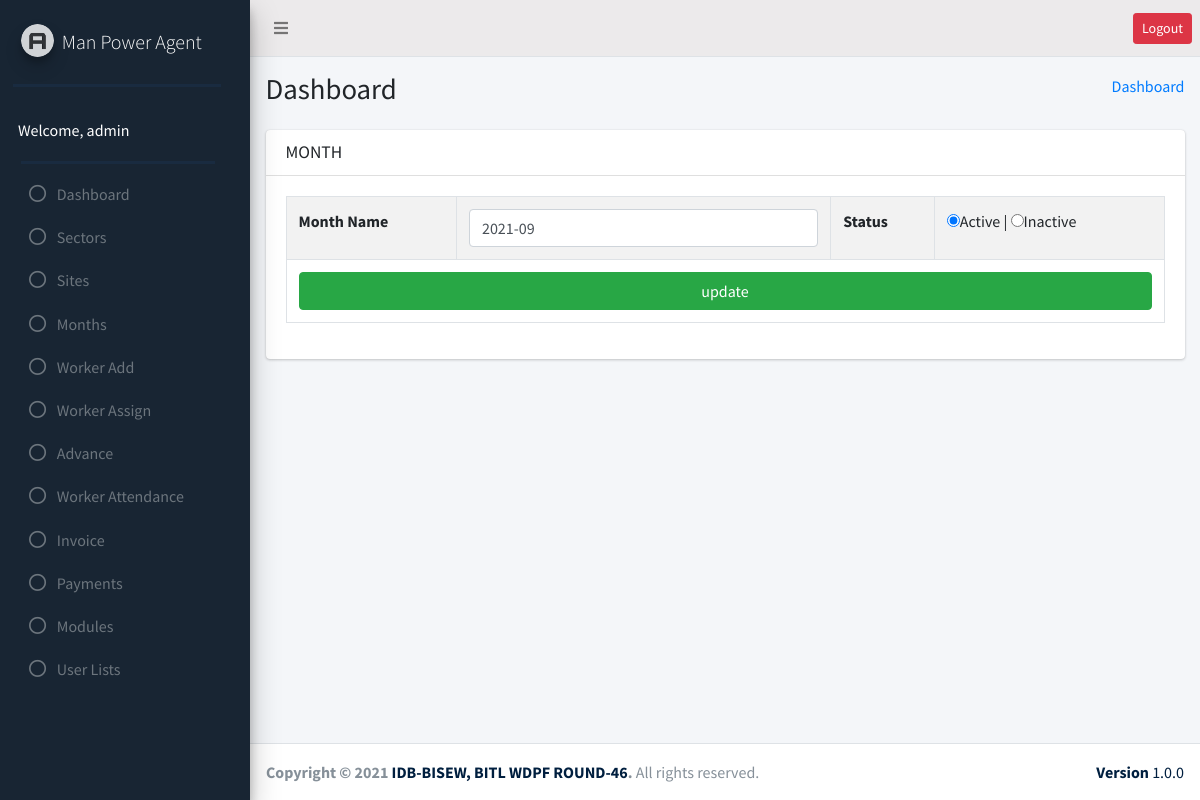
/month/month_edit.php?id=1 (signed in), run on the app's committed database.
### tables this page shows
CREATE TABLE `user_role` (
  `id` int(11) NOT NULL,
  `adminID` int(11) NOT NULL,
  `sites_edit` int(50) DEFAULT NULL,
  `sites_delete` int(50) DEFAULT NULL,
  `sectors_edit` int(50) DEFAULT NULL,
  `sectors_delete` int(50) DEFAULT NULL,
  `add_worker_edit` int(50) DEFAULT NULL,
  `add_worker_delete` int(50) DEFAULT NULL,
  `worker_assign_edit` int(50) DEFAULT NULL,
  `worker_assign_delete` int(50) DEFAULT NULL,
  `advance_edit` int(50) DEFAULT NULL,
  `advance_delete` int(50) DEFAULT NULL,
  `payments_edit` int(50) DEFAULT NULL,
  `payments_delete` int(50) DEFAULT NULL,
  `month_edit` int(50) DEFAULT NULL,
  `month_delete` int(50) DEFAULT NULL,
  `modules_edit` int(50) DEFAULT NULL,
  `modules_delete` int(50) DEFAULT NULL,
  `user_lists_edit` int(50) DEFAULT NULL,
  `user_lists_delete` int(50) DEFAULT NULL,
  `worker_attendance_edit` int(11) NOT NULL,
  `worker_attendance_delete` int(11) NOT NULL,
  `invoice_edit` int(11) NOT NULL,
  `invoice_delete` int(11) NOT NULL
);

CREATE TABLE `month` (
  `id` int(11) NOT NULL,
  `month_name` varchar(255) NOT NULL,
  `status` enum('active','inactive') NOT NULL
);

### month/month_edit.php (the view, shortened to what this page needs)
<?php
require_once("../header.php");
require_once("../sidebar.php");
$id=$_GET['id'];
$edit=$conn->query("SELECT * FROM month WHERE id=$id");
$update=$edit->fetch_assoc();
 ?>
<section class="content-header">
    <div class="container-fluid">
        <div class="row mb-2">
            <div class="col-sm-6">
                <h1>Dashboard</h1>
            </div>
            <div class="col-sm-6">
                <ol class="breadcrumb float-sm-right">
                    <li class="breadcrumb-item"><a href="#">Dashboard</a></li>
                </ol>
            </div>
        </div>
    </div>
</section>
<section class="content">
    <div class="container-fluid">
        <div class="row">
            <div class="col-md-12">
                <div class="card">
                    <div class="card-header">
                        <h2 class="card-title text-center">
                         MONTH
                     </h2>
                 </div>
                 <div class="card-body">
                    <form action="" method="post">
                        <table class="table table-bordered  table-striped table-hover">
                        <tr>
                            <th>Month Name</th>
                            <td>
                                <input type="text" name="month_name" class="form-control" value="<?php echo $update['month_name'] ?>">
                            </td>
                            <th>Status</th>
                     <td>
                    <input type="radio" name="status" value="active"<?php if($update['status']=='active'){ echo "checked"; } ?>><span>Active</span> |
                    <input type="radio" name="status" value="inactive"<?php if($update['status']=='Inactive'){ echo "checked"; } ?>><span>Inactive</span>
                    </td>
                    </tr>
                    <tr>
                    <td colspan="8">
                            <input type="submit" name="submit" value="update" class="btn btn-block btn-success">
                    </td>
                    </tr>
                </table>
            </form>
        </div>
    </div>
</div>
</div>
</div>
</section>
<?php require("../footer.php"); ?>

### sidebar.php (shortened to what this page needs)
 <?php
    $serverName = 'http://'.$_SERVER['SERVER_NAME'].'/man_power_agent';
    require_once("db_config.php");
?>
 <aside class="main-sidebar bg-success pt-14  elevation-4">
   <a href="" class="brand-link">
     <img src="<?= $serverName; ?>/assets/images/AdminLTELogo.png"
       alt="AdminLTE Logo" class="brand-image img-circle elevation-3" style="opacity: .8">
     <span class="brand-text font-weight-light">Man Power Agent</span>
   </a>
   <div class="bb-2"></div>
   <div class="sidebar">
     <div class="user-panel mt-3  d-flex">
       <div class="info text-white">
         Welcome, <?= $_SESSION['name']; ?>
       </div>
     </div>
     <div class="bb-2"></div>
     <nav class="mt-2">
       <ul class="nav nav-pills nav-sidebar flex-column" data-widget="treeview" role="menu" data-accordion="false">
       <li class="nav-item">
           <a href="http://localhost/man_power_agent/dashboard.php" class="nav-link">
             <i class="far fa-circle nav-icon"></i>
             <p>Dashboard</p>
           </a>
         </li>
         <?php
         $result = $conn->query("SELECT * FROM `admin`");
           while ($row = $result->fetch_assoc()) {
               if ($_SESSION['name'] == $row['name']) {
                   $id = $_SESSION['id'];
                   if ($row['status'] =='active') {
                       $userRoleTable= $conn->query("SELECT * FROM `user_role` JOIN admin ON admin.id= user_role.adminID WHERE `adminID`= $id");
                       while ($roleRow = $userRoleTable->fetch_assoc()) {
                           ?>
        <?php
           if ($roleRow['sectors_edit'] == '1'  || $roleRow['sectors_delete'] == '1') {
               ?>
         <li class="nav-item">
           <a href="http://localhost/man_power_agent/sectors/sectors.php" class="nav-link">
             <i class="far fa-circle nav-icon"></i>
             <p>Sectors</p>
           </a>
         </li>
         <?php
           }
           if ($roleRow['sites_edit'] == '1'  || $roleRow['sites_delete'] == '1') {
               ?>
         <li class="nav-item">
           <a href="http://localhost/man_power_agent/sites/sites.php" class="nav-link">
             <i class="far fa-circle nav-icon"></i>
             <p>Sites</p>
           </a>
         </li>
         <?php
           }
           if ($roleRow['month_edit'] == '1'  || $roleRow['month_delete'] == '1') { ?>
         <li class="nav-item">
           <a href="http://localhost/man_power_agent/month/month.php" class="nav-link">
             <i class="far fa-circle nav-icon"></i>
             <p>Months</p>
           </a>
         </li>
         <?php } ?>
        <?php  if ($roleRow['add_worker_edit'] == '1'  || $roleRow['add_worker_delete'] == '1') { ?>
         <li class="nav-item">
           <a href="http://localhost/man_power_agent/add_worker/add_worker.php" class="nav-link">
             <i class="far fa-circle nav-icon"></i>
             <p>Worker Add</p>
           </a>
         </li>
         <?php } ?>
         <?php  if ($roleRow['worker_assign_edit'] == '1'  || $roleRow['worker_assign_delete'] == '1') { ?>
         <li class="nav-item">
           <a href="http://localhost/man_power_agent/worker_assign/worker_assign.php" class="nav-link">
             <i class="far fa-circle nav-icon"></i>
             <p>Worker Assign</p>
           </a>
         </li>
         <?php  } ?>
         <?php  if ($roleRow['advance_edit'] == '1'  || $roleRow['advance_delete'] == '1') { ?>
         <li class="nav-item">
           <a href="http://localhost/man_power_agent/advance/advance.php" class="nav-link">
             <i class="far fa-circle nav-icon"></i>
             <p>Advance</p>
           </a>
         </li>
         <?php } ?>
         <?php  if ($roleRow['worker_attendance_edit'] == '1'  || $roleRow['worker_attendance_delete'] == '1') { ?>
         <li class="nav-item">
           <a href="http://localhost/man_power_agent/worker_attendance/worker_attendance.php" class="nav-link">
             <i class="far fa-circle nav-icon"></i>
             <p>Worker Attendance</p>
           </a>
         </li>
         <?php } ?>
         <?php  if ($roleRow['invoice_edit'] == '1'  || $roleRow['invoice_delete'] == '1') { ?>
         <li class="nav-item">
           <a href="http://localhost/man_power_agent/invoice/invoice.php" class="nav-link">
             <i class="far fa-circle nav-icon"></i>
             <p>Invoice</p>
           </a>
         </li>
         <?php } ?>
         <?php  if ($roleRow['payments_edit'] == '1'  || $roleRow['payments_delete'] == '1') { ?>
          <li class="nav-item">
           <a href="http://localhost/man_power_agent/payments/payments.php" class="nav-link">
             <i class="far fa-circle nav-icon"></i>
             <p>Payments</p>
           </a>
         </li>
         <?php } ?>
         <?php  if ($roleRow['modules_edit'] == '1'  || $roleRow['modules_delete'] == '1') { ?>
         <li class="nav-item">
           <a href="http://localhost/man_power_agent/modules/modules.php" class="nav-link">
             <i class="far fa-circle nav-icon"></i>
             <p>Modules</p>
           </a>
         </li>
         <?php } ?>
         <?php  if ($roleRow['user_lists_edit'] == '1'  || $roleRow['user_lists_delete'] == '1') { ?>
          <li class="nav-item">
           <a href="http://localhost/man_power_agent/user_lists/user_lists.php" class="nav-link">
             <i class="far fa-circle nav-icon"></i>
             <p>User Lists</p>
           </a>
         </li>
         <?php  } ?>
         <?php
                       }
                   }
                   else {
                       header("location: inactive_user.php");
                   }
               }
           }
         ?>
       </ul>
     </nav>
   </div>
 </aside>

### data on the page
user_role: sectors_edit 1 (drawn), sites_edit 0 (drawn), month_edit 1 (drawn), add_worker_edit 1 (drawn), worker_assign_edit 1 (drawn), advance_edit 1 (drawn), worker_attendance_edit 1 (drawn), invoice_edit 1 (drawn), payments_edit 1 (drawn), modules_edit 1 (drawn), user_lists_edit 1 (drawn)
month: month_name "2021-09", status "☑"

### other printed values
$_SESSION['name'] "admin"
